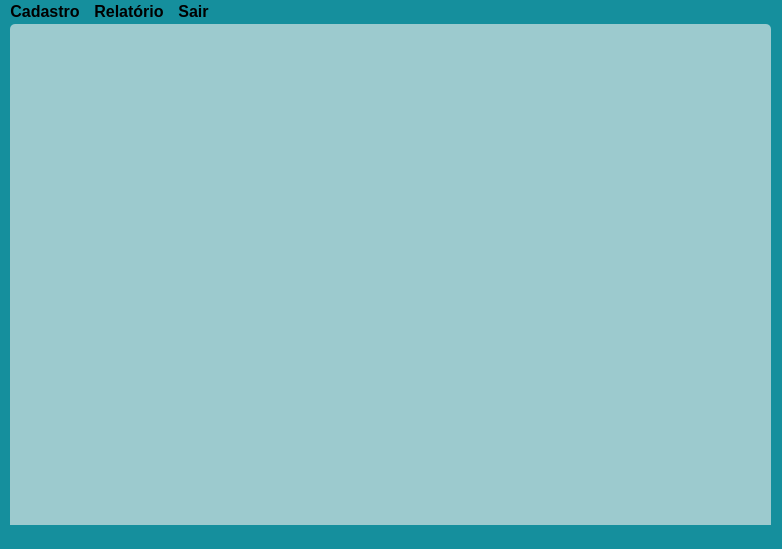
<?xml version="1.0" encoding="UTF-8"?>
<ui version="4.0">
 <class>FrmPrincipal</class>
 <widget class="QMainWindow" name="FrmPrincipal">
  <property name="geometry">
   <rect>
    <x>0</x>
    <y>0</y>
    <width>782</width>
    <height>549</height>
   </rect>
  </property>
  <property name="sizePolicy">
   <sizepolicy hsizetype="Expanding" vsizetype="Expanding">
    <horstretch>0</horstretch>
    <verstretch>0</verstretch>
   </sizepolicy>
  </property>
  <property name="windowTitle">
   <string>Bem Limpinho</string>
  </property>
  <property name="styleSheet">
   <string notr="true">background-color: rgb(21, 143, 157);</string>
  </property>
  <widget class="QWidget" name="centralwidget">
   <widget class="QWidget" name="widget" native="true">
    <property name="geometry">
     <rect>
      <x>10</x>
      <y>0</y>
      <width>761</width>
      <height>551</height>
     </rect>
    </property>
    <property name="minimumSize">
     <size>
      <width>451</width>
      <height>371</height>
     </size>
    </property>
    <property name="styleSheet">
     <string notr="true">background-color: rgb(156, 202, 206);
border-radius:5px</string>
    </property>
   </widget>
  </widget>
  <widget class="QMenuBar" name="menubar">
   <property name="geometry">
    <rect>
     <x>0</x>
     <y>0</y>
     <width>782</width>
     <height>27</height>
    </rect>
   </property>
   <property name="font">
    <font>
     <pointsize>12</pointsize>
     <weight>75</weight>
     <bold>true</bold>
    </font>
   </property>
   <widget class="QMenu" name="menuCadastro">
    <property name="font">
     <font>
      <pointsize>12</pointsize>
      <weight>75</weight>
      <bold>true</bold>
     </font>
    </property>
    <property name="title">
     <string>Cadastro</string>
    </property>
    <widget class="QMenu" name="menuUsu_rio">
     <property name="font">
      <font>
       <pointsize>12</pointsize>
       <weight>75</weight>
       <bold>true</bold>
      </font>
     </property>
     <property name="title">
      <string>Usuário</string>
     </property>
     <addaction name="actionCadastra_Usu_rio"/>
     <addaction name="actionAltera_Senha"/>
     <addaction name="actionControle_de_Acesso"/>
    </widget>
    <widget class="QMenu" name="menuCliente">
     <property name="font">
      <font>
       <pointsize>12</pointsize>
       <weight>75</weight>
       <bold>true</bold>
      </font>
     </property>
     <property name="title">
      <string>Cliente</string>
     </property>
     <addaction name="actionCadasta_Cliente"/>
     <addaction name="actionAltera_Cliente"/>
     <addaction name="actionConsulta_Cliente"/>
     <addaction name="actionExclui_Cliente"/>
    </widget>
    <widget class="QMenu" name="menuMascote">
     <property name="font">
      <font>
       <pointsize>12</pointsize>
       <weight>75</weight>
       <bold>true</bold>
      </font>
     </property>
     <property name="title">
      <string>Mascote</string>
     </property>
     <addaction name="actionCadastro_Mascote"/>
     <addaction name="actionAltera_Mascote"/>
     <addaction name="actionConsulta_Mascote"/>
     <addaction name="actionExclui_Mascote"/>
    </widget>
    <addaction name="menuCliente"/>
    <addaction name="menuMascote"/>
    <addaction name="separator"/>
    <addaction name="actionProduto"/>
    <addaction name="actionServi_o"/>
    <addaction name="separator"/>
    <addaction name="actionAgenda"/>
    <addaction name="menuUsu_rio"/>
   </widget>
   <widget class="QMenu" name="menuRelat_rio">
    <property name="font">
     <font>
      <pointsize>12</pointsize>
      <weight>75</weight>
      <bold>true</bold>
     </font>
    </property>
    <property name="title">
     <string>Relatório</string>
    </property>
    <addaction name="actionUsu_rios"/>
   </widget>
   <widget class="QMenu" name="menuSair">
    <property name="title">
     <string>Sair</string>
    </property>
    <addaction name="actionFinalizar_Aplicativo"/>
   </widget>
   <addaction name="menuCadastro"/>
   <addaction name="menuRelat_rio"/>
   <addaction name="menuSair"/>
  </widget>
  <widget class="QStatusBar" name="statusbar">
   <property name="font">
    <font>
     <pointsize>12</pointsize>
     <weight>75</weight>
     <bold>true</bold>
    </font>
   </property>
  </widget>
  <action name="actionProduto">
   <property name="text">
    <string>Produto</string>
   </property>
   <property name="font">
    <font>
     <pointsize>12</pointsize>
     <weight>75</weight>
     <bold>true</bold>
    </font>
   </property>
  </action>
  <action name="actionServi_o">
   <property name="text">
    <string>Serviço</string>
   </property>
  </action>
  <action name="actionAgenda">
   <property name="text">
    <string>Agenda</string>
   </property>
  </action>
  <action name="actionUsu_rios">
   <property name="text">
    <string>Exibe Usuários</string>
   </property>
  </action>
  <action name="actionCadastra_Usu_rio">
   <property name="text">
    <string>Cadastra Usuário</string>
   </property>
  </action>
  <action name="actionAltera_Senha">
   <property name="text">
    <string>Altera Senha</string>
   </property>
  </action>
  <action name="actionControle_de_Acesso">
   <property name="text">
    <string>Cadastro de Acesso</string>
   </property>
  </action>
  <action name="actionCadasta_Cliente">
   <property name="text">
    <string>Cadasta Cliente</string>
   </property>
  </action>
  <action name="actionAltera_Cliente">
   <property name="text">
    <string>Altera Cliente</string>
   </property>
  </action>
  <action name="actionConsulta_Cliente">
   <property name="text">
    <string>Consulta Cliente</string>
   </property>
  </action>
  <action name="actionCadastro_Mascote">
   <property name="text">
    <string>Cadastro Mascote</string>
   </property>
   <property name="font">
    <font>
     <pointsize>12</pointsize>
     <weight>75</weight>
     <bold>true</bold>
    </font>
   </property>
  </action>
  <action name="actionAltera_Mascote">
   <property name="text">
    <string>Altera Mascote</string>
   </property>
  </action>
  <action name="actionConsulta_Mascote">
   <property name="text">
    <string>Consulta Mascote</string>
   </property>
  </action>
  <action name="actionExclui_Cliente">
   <property name="text">
    <string>Exclui Cliente</string>
   </property>
  </action>
  <action name="actionExclui_Mascote">
   <property name="text">
    <string>Exclui Mascote</string>
   </property>
  </action>
  <action name="actionFinalizar_Aplicativo">
   <property name="text">
    <string>Finalizar Aplicativo</string>
   </property>
   <property name="font">
    <font>
     <pointsize>12</pointsize>
     <weight>75</weight>
     <bold>true</bold>
    </font>
   </property>
  </action>
 </widget>
 <resources/>
 <connections/>
</ui>
